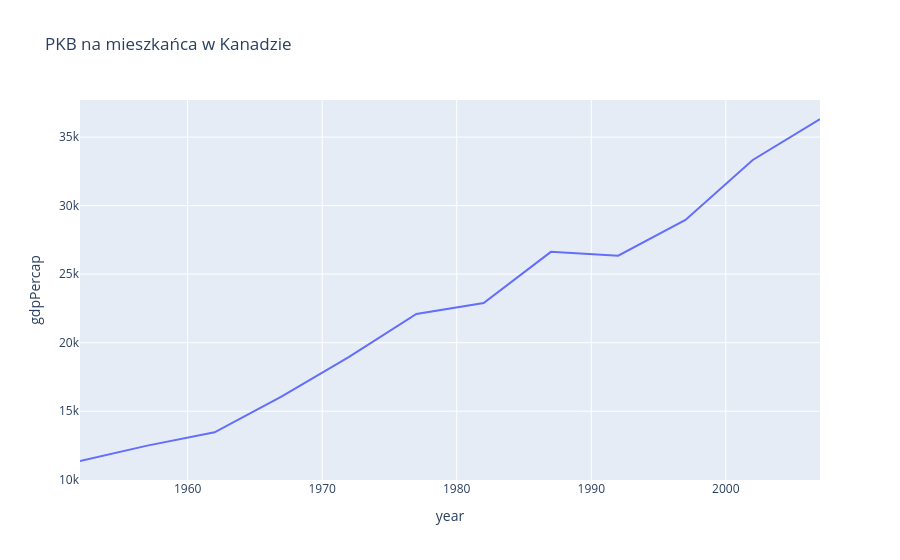

Notebook cell for this chart:
### Code cell
fig = px.line(gapminder.query("country == 'Canada'"), x='year', y='gdpPercap', title='PKB na mieszkańca w Kanadzie')
fig.show()

### Figure 1 — Plotly figure (JSON) as saved in the notebook; plotly's stock layout.template omitted (floating-point values rounded to 4 significant figures)
{"data": [{"hovertemplate": "year=%{x}<br>gdpPercap=%{y}<extra></extra>", "legendgroup": "", "line": {"color": "#636efa", "dash": "solid"}, "marker": {"symbol": "circle"}, "mode": "lines", "name": "", "orientation": "v", "showlegend": false, "type": "scatter", "x": [1952, 1957, 1962, 1967, 1972, 1977, 1982, 1987, 1992, 1997, 2002, 2007], "xaxis": "x", "y": [11370.0, 12490.0, 13460.0, 16080.0, 18970.0, 22090.0, 22900.0, 26630.0, 26340.0, 28950.0, 33330.0, 36320.0], "yaxis": "y"}], "layout": {"legend": {"tracegroupgap": 0}, "title": {"text": "PKB na mieszkańca w Kanadzie"}, "xaxis": {"anchor": "y", "domain": [0, 1], "title": {"text": "year"}}, "yaxis": {"anchor": "x", "domain": [0, 1], "title": {"text": "gdpPercap"}}}}
